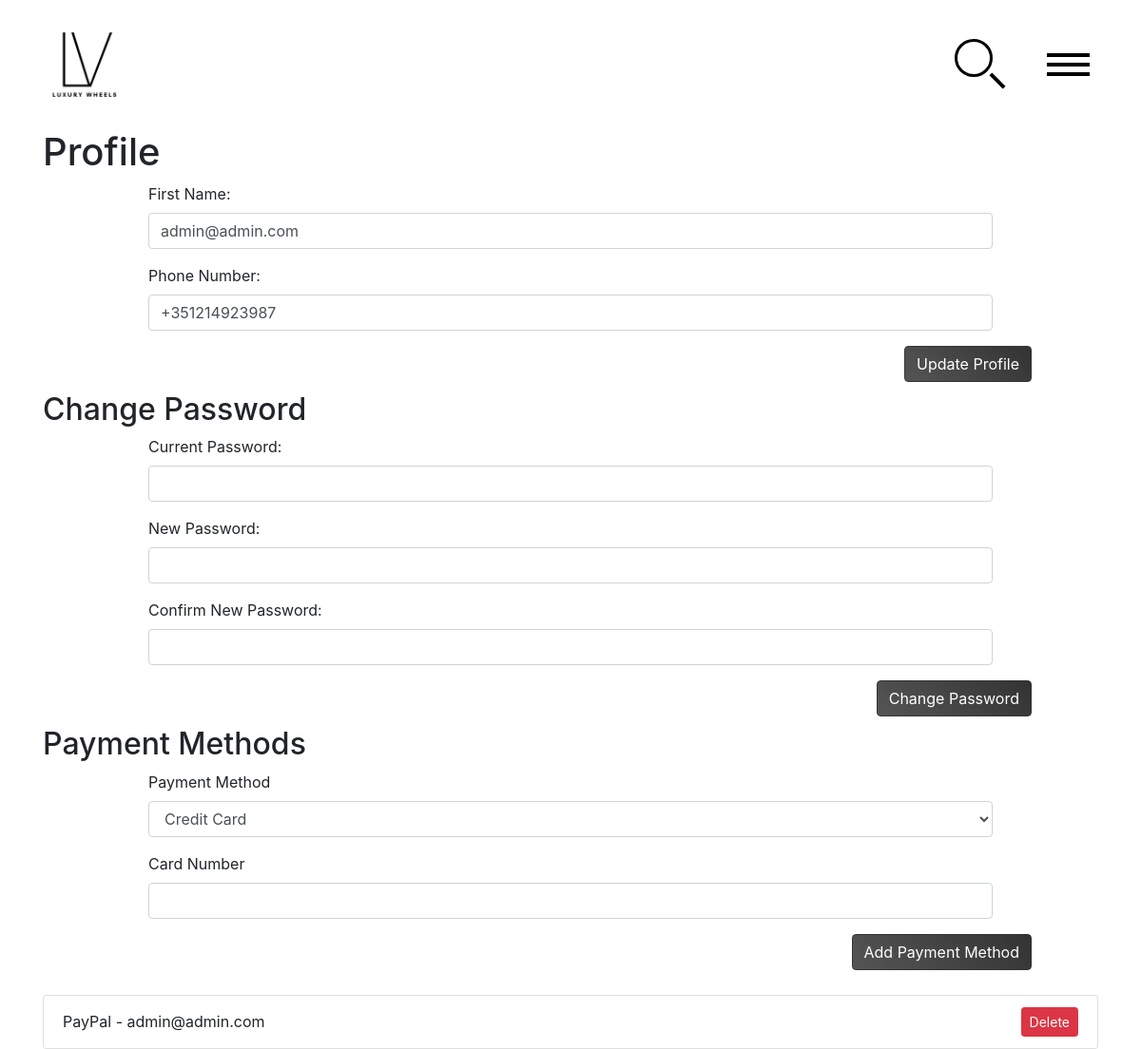
The page /profile (signed in) on the database its author committed.
### website/__init__.py (models this page shows)
class User(db.Model, UserMixin):
    __tablename__ = 'user'
    id = db.Column(db.Integer, primary_key=True)
    email = db.Column(db.String(150), unique=True)
    password = db.Column(db.String(150))
    first_name = db.Column(db.String(150))
    user_type = db.Column(db.String(150))
    phone_number = db.Column(db.String(50))
    creation_date = db.Column(db.DateTime, default=datetime.utcnow())
    rentings = db.relationship('Renting')
    payments = db.relationship('Payment')

class Payment(db.Model):
    id = db.Column(db.Integer, primary_key=True)
    method = db.Column(db.String(150))
    payment_date = db.Column(db.DateTime, default=datetime.utcnow)
    status = db.Column(db.String(50))
    card_last_four = db.Column(db.String(4))
    card_hash = db.Column(db.String(64), unique=True)
    email = db.Column(db.String(150))
    user_id = db.Column(db.Integer, db.ForeignKey('user.id'))

### website/profile.py (the view, shortened to what this page needs)
@profile_page.route('/profile', methods=['GET', 'POST'])
@login_required
def profile():
    payment_methods = Payment.query.filter_by(user_id=current_user.id).all()
    return render_template('profile.html', user=current_user, payment_methods=payment_methods)

### website/templates/profile.html (shortened to what this page needs)
{% extends "base.html" %}
{% block content %}
<div class="container">
    <h1>Profile</h1>
    <form method="POST" action="{{ url_for('profile_page.profile') }}">
        <div class="form-group">
            <label for="first_name">First Name:</label>
            <input type="text" id="first_name" name="first_name" class="form-control" value="{{ user.first_name }}"
                   required>
        </div>
        <div class="form-group">
            <label for="phone_number">Phone Number:</label>
            <input type="text" id="phone_number" name="phone_number" class="form-control"
                   value="{{ user.phone_number }}" required>
        </div>
        <button type="submit" class="btn btn-primary profile-button">Update Profile</button>
    </form>
    <br>
    <br>
    <h2>Change Password</h2>
    <form method="POST" action="{{ url_for('profile_page.profile') }}">
        <div class="form-group">
            <label for="current_password">Current Password:</label>
            <input type="password" id="current_password" name="current_password" class="form-control" required>
        </div>
        <div class="form-group">
            <label for="new_password">New Password:</label>
            <input type="password" id="new_password" name="new_password" class="form-control" required>
        </div>
        <div class="form-group">
            <label for="confirm_password">Confirm New Password:</label>
            <input type="password" id="confirm_password" name="confirm_password" class="form-control" required>
        </div>
        <button type="submit" class="btn btn-primary profile-button">Change Password</button>
    </form>
    <br>
    <br>
    <h2>Payment Methods</h2>
    <form action="{{ url_for('profile_page.add_payment_method') }}" method="POST">
        <div class="form-group">
            <label for="newPaymentMethod">Payment Method</label>
            <select id="newPaymentMethod" name="newPaymentMethod" class="form-control" onchange="togglePaymentInput()">
                <option value="Credit Card">Credit Card</option>
            </select>
        </div>
        <div class="form-group" id="cardInput">
            <label for="cardNumber">Card Number</label>
            <input type="text" id="cardNumber" name="cardNumber" class="form-control" pattern="\d{16}"
                   title="Please enter a valid 16-digit card number">
        </div>
        <button type="submit" class="btn btn-primary profile-button">Add Payment Method</button>
    </form>
    <br>
    <br>
    <ul class="list-group mt-3">
        {% for payment in payment_methods %}
        <li class="list-group-item d-flex justify-content-between align-items-center">
            {{ payment.method }} -
            {% if payment.method == 'PayPal' %}
            {{ payment.email }}
            {% else %}
            **** **** **** {{ payment.card_last_four }}
            {% endif %}
            <form action="{{ url_for('profile_page.delete_payment_method', payment_id=payment.id) }}" method="POST"
                  style="display:inline;">
                <button type="submit" class="btn btn-danger btn-sm">Delete</button>
            </form>
        </li>
        {% endfor %}
    </ul>
</div>
{% endblock %}

### website/static/main.css (style rules this page uses)
html { height:100% }
body { background: #c1c1c1; height: auto; }
.form-group { width: 80%; margin: auto; }
.btn { display: block; margin: 0 auto; }
form button.btn-primary { background: linear-gradient(45deg, #555555, #333333) !important; color: #ffffff !important; border-color: #333333 !important; }
.container { cursor: pointer; flex-direction: column; }
.profile-button { float:right; margin-right: 70px; }

### rows shown on the page
User: first_name "admin@admin.com", phone_number "+351214923987"
Payment: method "PayPal", email "admin@admin.com"
